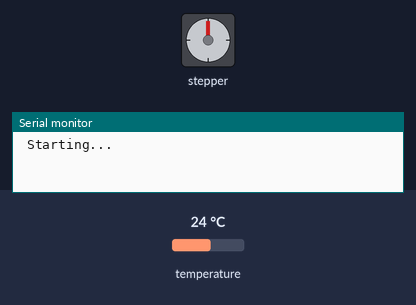
The sketch below on a simulated Arduino Uno, built with avr-gcc and run on an emulated ATmega328P. Parts: stepper motor, the last lines printed to the serial monitor. The test bench sets the inputs (shaded band); at power-on: temperature 24 °C. Stepper angles assume 2048 steps per turn.

Above: at 0.1 s.
At 39.94 s:
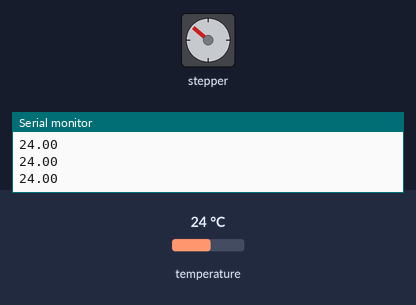
Timing chart, 0 to 40.0 s (numbered marks = the images above):
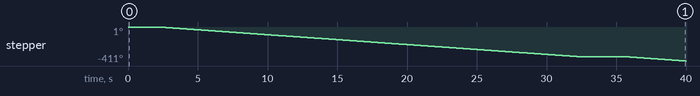

Measured:
- by itself, stepper: turns 360° counter-clockwise in 30.1 s, then 51° counter-clockwise in 4.2 s

The sketch:

control_system.ino
```cpp
#include <OneWire.h>
#include <DallasTemperature.h>
#include <Stepper.h>

#define Rx 7
float idealtemp = 59;
int error = 0;
const int stepsxRev = 32;  // 360/11.25
// change this to fit the number of steps per revolution for your motor

const int gearReduction = 64;
const int stepsPerOutRev = stepsxRev * gearReduction;

int stepsRequired;
int rotdir;

OneWire oneWire(Rx);


DallasTemperature sensor(&oneWire);


// initialize the stepper library on pins 2 through 5:
Stepper DB3_Stepper(stepsPerOutRev, 8, 10, 9, 11);
//1-> pin 8, 2-> pin 9, 3-> pin 10, 4-> pin 11 on Arduino
float Temp=0;

void setup() {
  // put your setup code here, to run once:
  pinMode(7, INPUT_PULLUP);
  Serial.begin(9600);
  Serial.print(" Starting... ");
  sensor.begin();
}

void loop() {
  // put your main code here, to run repeatedly:
  readtemp();
  error = Temp - idealtemp;
  if(abs(error)>1)
  { readtemp();
  if(error > 0 )
  {
  // step one revolution in one direction:
  readtemp();
  DB3_Stepper.setSpeed(2);
  stepsRequired = stepsPerOutRev;
  DB3_Stepper.step(stepsRequired);
  delay(2000);
  DB3_Stepper.step(0);
  }
  else
  {
  // step one revolution in the other direction:
  readtemp();
  DB3_Stepper.setSpeed(2);
  stepsRequired = -1*stepsPerOutRev;
  DB3_Stepper.step(stepsRequired);
  delay(1000);
  DB3_Stepper.step(0);
  }
  }
  else
  {
    readtemp();
    DB3_Stepper.step(0);
  }
  }

void readtemp()
{
  sensor.requestTemperatures();
  Temp=sensor.getTempCByIndex(0);
  Serial.print(Temp);
  Serial.println();

}
```
